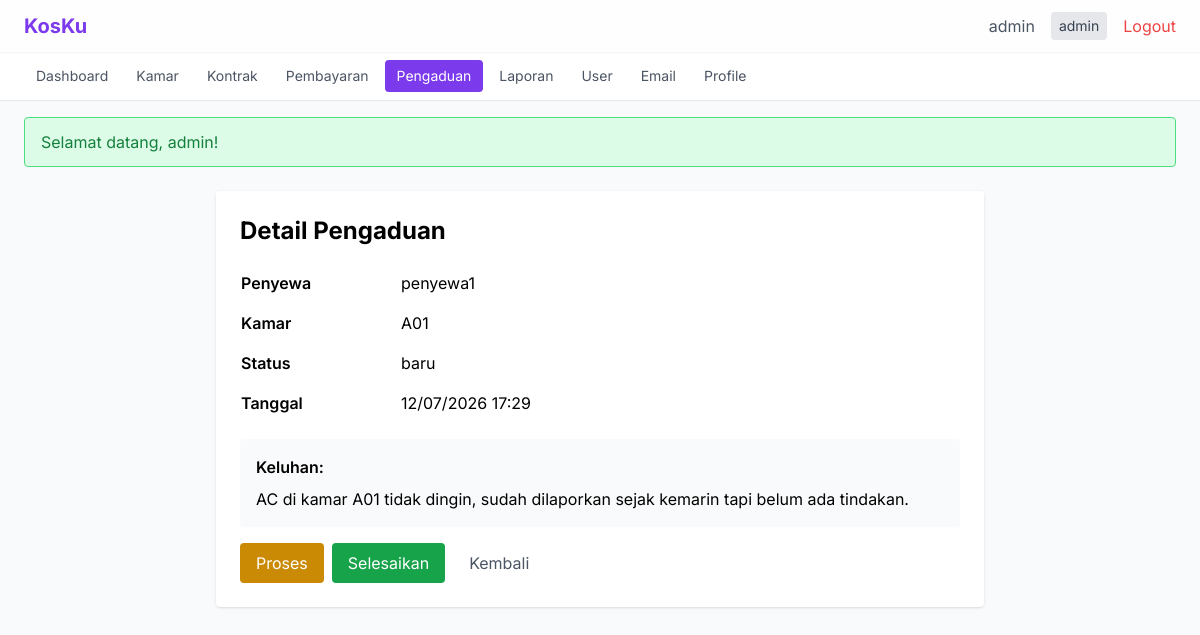
Page /pengaduan/detail/1 (signed in) on the committed database.
### tables this page shows
CREATE TABLE pengaduan (
    id INT AUTO_INCREMENT PRIMARY KEY,
    penyewa_id INT NOT NULL,
    kamar_id INT,
    keluhan TEXT NOT NULL,
    foto VARCHAR(255),
    status ENUM('baru', 'diproses', 'selesai') NOT NULL DEFAULT 'baru',
    respon TEXT,
    created_at TIMESTAMP DEFAULT CURRENT_TIMESTAMP,
    FOREIGN KEY (penyewa_id) REFERENCES users(id) ON DELETE CASCADE,
    FOREIGN KEY (kamar_id) REFERENCES kamar(id) ON DELETE SET NULL
);

CREATE TABLE users (
    id INT AUTO_INCREMENT PRIMARY KEY,
    username VARCHAR(50) NOT NULL UNIQUE,
    email VARCHAR(100) NOT NULL UNIQUE,
    password VARCHAR(255) NOT NULL,
    role ENUM('admin', 'pemilik', 'penyewa') NOT NULL DEFAULT 'penyewa',
    no_telepon VARCHAR(20),
    alamat TEXT,
    created_at TIMESTAMP DEFAULT CURRENT_TIMESTAMP
);

CREATE TABLE kamar (
    id INT AUTO_INCREMENT PRIMARY KEY,
    nomor_kamar VARCHAR(10) NOT NULL UNIQUE,
    tipe VARCHAR(50),
    harga DECIMAL(12,2) NOT NULL,
    kapasitas INT DEFAULT 1,
    fasilitas TEXT,
    status ENUM('tersedia', 'terisi', 'maintenance') NOT NULL DEFAULT 'tersedia',
    foto VARCHAR(255),
    created_at TIMESTAMP DEFAULT CURRENT_TIMESTAMP
);

### src/Controllers/PengaduanController.php (called while the page is built, shortened)
<?php
class PengaduanController
{
    private Pengaduan $pengaduan;
    public function __construct()
    {
        $this->pengaduan = new Pengaduan();
    }
    public function detail(int $id): void
    {
        $data = $this->pengaduan->find($id);
        require_once __DIR__ . '/../../views/pengaduan/detail.php';
    }
}

### public/index.php (called while the page is built, shortened)
<?php
$requestUri = $_SERVER['REQUEST_URI'] ?? '/';
$requestUri = parse_url($requestUri, PHP_URL_PATH);
$requestUri = ltrim($requestUri, '/');
$url = !empty($requestUri) ? $requestUri : ($_GET['url'] ?? '');
$url = rtrim($url, '/');
$url = filter_var($url, FILTER_SANITIZE_URL);
$url = explode('/', $url);
$controllerName = !empty($url[0]) ? ucfirst($url[0]) . 'Controller' : 'AuthController';
$defaultMethod = $controllerName === 'AuthController' ? 'login' : 'index';
$methodName = $url[1] ?? $defaultMethod;
$params = array_slice($url, 2);
$controller = new $controllerClass();
call_user_func_array([$controller, $methodName], $params);

### src/Models/Pengaduan.php (called while the page is built, shortened)
<?php
class Pengaduan
{
    private PDO $db;
    public function __construct()
    {
        $this->db = Database::getConnection();
    }
    public function find(int $id): array|false
    {
        $sql = "SELECT a.*, u.username as nama_penyewa, u.email, u.no_telepon,
                       km.nomor_kamar
                FROM pengaduan a
                JOIN users u ON a.penyewa_id = u.id
                LEFT JOIN kamar km ON a.kamar_id = km.id
                WHERE a.id = ?";
        $stmt = $this->db->prepare($sql);
        $stmt->execute([$id]);
        return $stmt->fetch();
    }
}

### config/database.php (called while the page is built, shortened)
<?php
class Database
{
    private static ?PDO $instance = null;
    private static string $host = 'localhost';
    private static string $dbname = 'kos_management';
    private static string $user = 'root';
    private static string $pass = '';
    private static string $charset = 'utf8mb4';
    public static function getConnection(): PDO
    {
        if (self::$instance === null) {
            try {
                $dsn = "mysql:host=" . self::$host . ";dbname=" . self::$dbname . ";charset=" . self::$charset;
                self::$instance = new PDO($dsn, self::$user, self::$pass, [
                    PDO::ATTR_ERRMODE => PDO::ERRMODE_EXCEPTION,
                    PDO::ATTR_DEFAULT_FETCH_MODE => PDO::FETCH_ASSOC,
                    PDO::ATTR_EMULATE_PREPARES => false,
                ]);
            } catch (PDOException $e) {
                error_log("Database connection failed: " . $e->getMessage());
                http_response_code(500);
                require_once __DIR__ . '/../views/errors/500.php';
                exit;
            }
        }
        return self::$instance;
    }
}

### src/Helpers/Security.php (called while the page is built, shortened)
<?php
class Security
{
    public static function escapeHtml(string $data): string
    {
        return htmlspecialchars($data, ENT_QUOTES | ENT_HTML5, 'UTF-8');
    }
}

### views/pengaduan/detail.php (the view, shortened to what this page needs)
<?php
require_once __DIR__ . '/../../src/Helpers/Security.php';
require_once __DIR__ . '/../layouts/header.php'; ?>
<div class="max-w-3xl mx-auto bg-white rounded shadow p-6">
    <h1 class="text-2xl font-bold mb-4">Detail Pengaduan</h1>
    <table class="w-full mb-4">
        <tr><td class="font-semibold py-2 w-40">Penyewa</td><td><?= Security::escapeHtml($data['nama_penyewa']) ?></td></tr>
        <tr><td class="font-semibold py-2">Kamar</td><td><?= Security::escapeHtml($data['nomor_kamar'] ?? '-') ?></td></tr>
        <tr><td class="font-semibold py-2">Status</td><td><?= Security::escapeHtml($data['status']) ?></td></tr>
        <tr><td class="font-semibold py-2">Tanggal</td><td><?= Security::escapeHtml(date('d/m/Y H:i', strtotime($data['created_at']))) ?></td></tr>
    </table>
    <div class="bg-gray-50 p-4 rounded mb-4">
        <h3 class="font-semibold mb-2">Keluhan:</h3>
        <p><?= nl2br(Security::escapeHtml($data['keluhan'])) ?></p>
    </div>
    <div class="mt-4 flex gap-2">
        <?php if (($_SESSION['user_role'] ?? '') !== 'penyewa'): ?>
            <?php if ($data['status'] == 'baru'): ?>
                <a href="/pengaduan/proses/<?= $data['id'] ?>" class="bg-yellow-600 text-white px-4 py-2 rounded">Proses</a>
            <?php endif; ?>
            <?php if ($data['status'] != 'selesai'): ?>
                <a href="/pengaduan/selesai/<?= $data['id'] ?>" class="bg-green-600 text-white px-4 py-2 rounded">Selesaikan</a>
            <?php endif; ?>
        <?php endif; ?>
        <a href="/pengaduan/index" class="text-gray-600 px-4 py-2">Kembali</a>
    </div>
</div>
<?php require_once __DIR__ . '/../layouts/footer.php'; ?>

### views/layouts/header.php (style rules this page uses)
body { font-family: 'Inter', sans-serif; }

### rows in the picture
pengaduan: penyewa.username "penyewa1", kamar.nomor_kamar "A01", status "baru", created_at "12/07/2026 17:29", keluhan "AC di kamar A01 tidak dingin, sudah dilaporkan sejak kemarin tapi belum ada tindakan."
